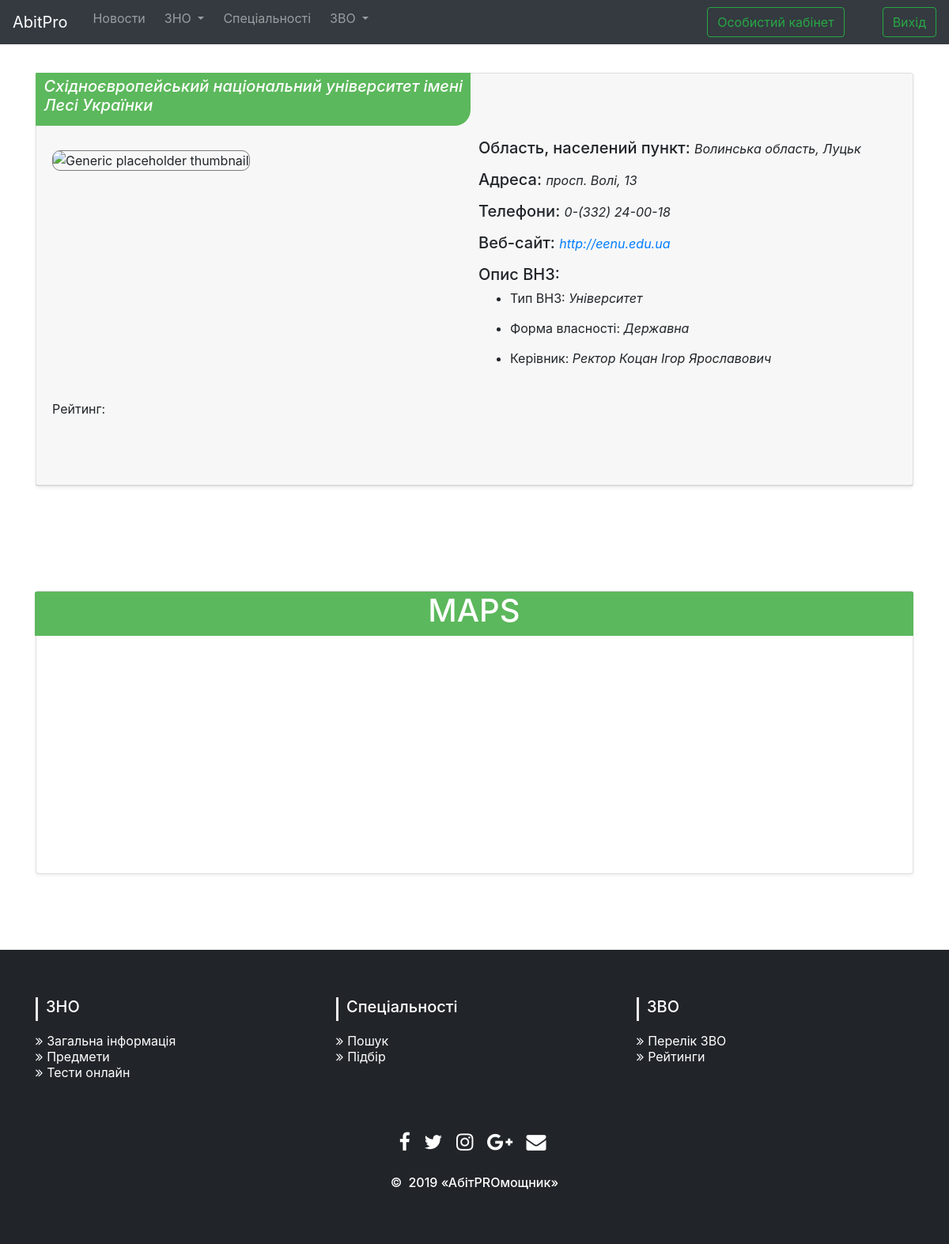
The page /Server/ProjectPRP/univer.php?id=2 on the database its author committed.
### tables this page shows
CREATE TABLE `universities` (
  `id` int(11) NOT NULL,
  `Name_Universities` varchar(200) DEFAULT NULL,
  `Images_U` varchar(100) DEFAULT NULL,
  `Region_U` varchar(45) DEFAULT NULL,
  `City_U` varchar(45) DEFAULT NULL,
  `Address_U` varchar(45) DEFAULT NULL,
  `Index_U` varchar(45) DEFAULT NULL,
  `Type_U` varchar(45) DEFAULT NULL,
  `Control_Form_U` varchar(45) DEFAULT NULL,
  `Director_U` varchar(100) DEFAULT NULL,
  `Drinking_Order_U` varchar(150) DEFAULT NULL,
  `Phone_U` varchar(100) DEFAULT NULL,
  `Web_U` varchar(100) DEFAULT NULL
);

### Server/ProjectPRP/db.php (called while the page is built, shortened)
<?php
$dbhost = "localhost";
$dbname="users";
$username="root";
$password="";
$db = new mysqli($dbhost,$username,$password,$dbname);
$db->query("SET CHARACTER SET 'utf8'");
function get_universities_by_id($id) {
    global $db;
    $universities = $db->query("SELECT * FROM universities WHERE id=$id");
    foreach ($universities as $univer){
    return $univer;
}
}

### Server/ProjectPRP/univer.php (the view, shortened to what this page needs)
<!DOCTYPE html>
<html>
<head>
    <link rel="stylesheet" href="https://stackpath.bootstrapcdn.com/bootstrap/4.3.1/css/bootstrap.min.css">
    <link rel="stylesheet" href="css/univer.css">
</head>
<header>
    <?php require "db.php";?>
    <?php require "header.php";?>
</header>
<body>
<?php
$univer = get_universities_by_id($_GET['id']);
 ?>
    <div class="container emp-profile">
        <div class="card mb-4 shadow-sm">
            <div class="card-header">
                <form>
                    <div class="form-row">
                        <div class="form-group col-md-6 ">
                            <div class="teg">
                                <h5><em><?php echo $univer["Name_Universities"] ?></em></h5>
                            </div>
                        </div>
                        <div class="form-group col-md">
                        </div>
                    </div>
                    <div class="form-row">
                        <div class="form-group col-md-6 ">
                            <div>
                                <img class="image"
                                     src="https://media3.mensxp.com/media/content/2017/Dec/header-3-copy-1513352222_1100x513.jpg"
                                     alt="Generic placeholder thumbnail">
                            </div>
                        </div>
                        <div class="form-group col-md-6" id="info" name="info">
                            <label for="inputPassword4">
                                <h5>Область, населений пункт:
                                    <small><em><?php echo $univer["Region_U"], ", ", $univer["City_U"] ?></em>
                                    </small>
                                </h5>
                            </label><br>
                            <label for="inputPassword4">
                                <h5>Адреса:
                                    <small><em><?php echo $univer["Address_U"] ?></small>
                                    </em></h5>
                            </label><br>
                            <label for="inputPassword4">
                                <h5>Телефони:
                                    <small><em><?php echo $univer["Phone_U"] ?></small>
                                    </em></h5>
                            </label><br>
                            <label for="inputPassword4">
                                <h5>Веб-сайт:
                                    <small>
                                        <em><a href="<?php echo $univer["Web_U"] ?>"><?php echo $univer["Web_U"] ?></a>
                                    </small>
                                    </em></h5>
                            </label><br>
                            <label for="inputPassword4"><h5>Опис ВНЗ: </h5></label><br>
                            <label for="inputPassword4">
                                <h7>
                                    <ul>
                                        <li>Тип ВНЗ:
                                </h7>
                                <em><?php echo $univer["Type_U"] ?></em></label><br>
                            <label for="inputPassword4">
                                <h7>
                                    <li>Форма власності:
                                </h7>
                                <em>
                                    <h7><?php echo $univer["Control_Form_U"] ?></em></label><br>
                            <label for="inputPassword4">
                                <h7>
                                    <li>Керівник:
                                </h7>
                                <em><?php echo $univer["Director_U"] ?></em></ul></label><br>
                        </div>
                    </div>
                    <div class="form-row">
                        <div class="form-group col-md-6">
                            <label for="inputCity">Рейтинг:
                                <fieldset class="rating">
                                    <div class="rating__group">
                                        <input class="rating__star" type="radio" name="1" id="1" value="1"
                                               aria-label="Ужасно">
                                        <input class="rating__star" type="radio" name="2" id="2" value="2"
                                               aria-label="Сносно">
                                        <input class="rating__star" type="radio" name="3" id="3" value="3"
                                               aria-label="Нормально">
                                        <input class="rating__star" type="radio" name="4" id="4" value="4"
                                               aria-label="Хорошо">
                                        <input class="rating__star" type="radio" name="5" id="5" value="5"
                                               aria-label="Отлично">
                                    </div>
                                </fieldset>
                            </label>
                        </div>
                        <div class="form-group col-md-4">
                        </div>
                    </div>
                </form>
            </div>
        </div>
    </div>
</body>
<div class="container emp-profile">
    <div class="card mb-4 shadow-sm">
        <div id="mapsname"><h1 >MAPS</h1></div>
        <div id="map"></div>
    </div>
</div>
<footer>
    <?php require "footer.php";?>
</footer>
</html>

### Server/ProjectPRP/css/univer.css (style rules this page uses)
body { background: #f1b0b7; }
.emp-profile { padding: 3%; margin-top: 0; margin-bottom: 3%; border-radius: 0.5rem; background: #fff; }
.image { text-align: center; margin-top: 3%; }
.teg { color: #fff; background-color: #5cb85c; border-color: #4cae4c; padding: 1%; padding-left: 2%; margin-left: -21px; margin-top: -13px; border-radius: 1px 0px 20px 0px; }
.image { border: 1px solid #7a7b7e; width: 500px; height: 300px; border-radius: 10px; width: 100%; }
li { margin-top:-10px; }
.rating { margin: 0 0 1em 0; padding: 0; border: none; }
.rating__group { position: relative; width: 10em; height: 2em; background-image: url(https://cdn.glitch.com/be154eac-f8a7-4b55-9350-27cb2d6ff6c0%2Foff.svg); background-size: 2em auto; background-repeat: repeat-x; }
.rating__star { position: absolute; top: 0; left: 0; margin: 0; height: 2em; font-size: inherit; -webkit-appearance: none; -moz-appearance: none; appearance: none; background-size: 2em auto; background-repeat: repeat-x; }
.rating__star:nth-of-type(1) { z-index: 5; width: 2em; }
.rating__star:nth-of-type(2) { z-index: 4; width: 4em; }
.rating__star:nth-of-type(3) { z-index: 3; width: 6em; }
.rating__star:nth-of-type(4) { z-index: 2; width: 8em; }
.rating__star:nth-of-type(5) { z-index: 1; width: 10em; }

### Server/ProjectPRP/univer.php (style rules this page uses)
#mapsname { color: #fff; background-color: #5cb85c; border-color: #4cae4c; text-align: center; width: 100.25%; height: 5%; margin-left: -2px; border-radius: 2px 2px 0 0; }
#map { width: 100%; height: 300px; }

### rows shown on the page
universities: Name_Universities "Східноєвропейський національний університет імені Лесі Українки", Region_U "Волинська область", City_U "Луцьк", Address_U "просп. Волі, 13", Phone_U "0-(332) 24-00-18", Web_U "http://eenu.edu.ua", Type_U "Університет", Control_Form_U "Державна", Director_U "Ректор Коцан Ігор Ярославович"
